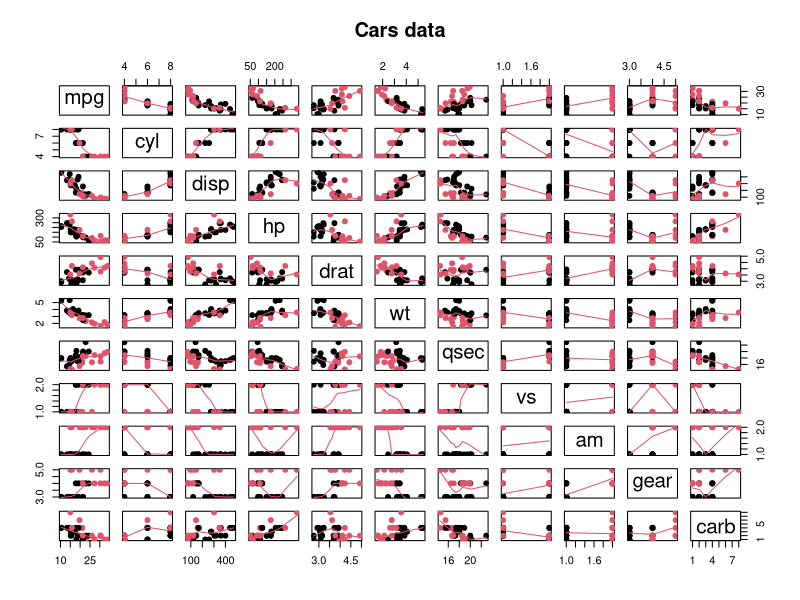
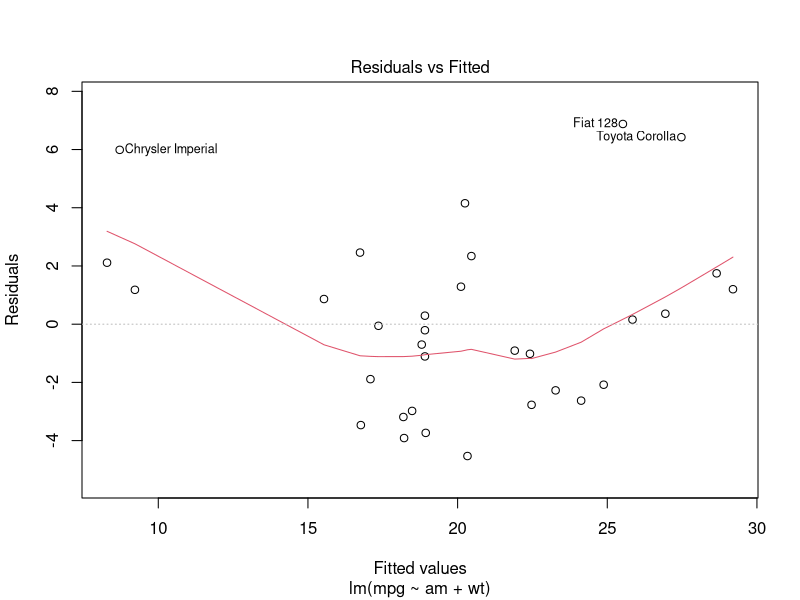
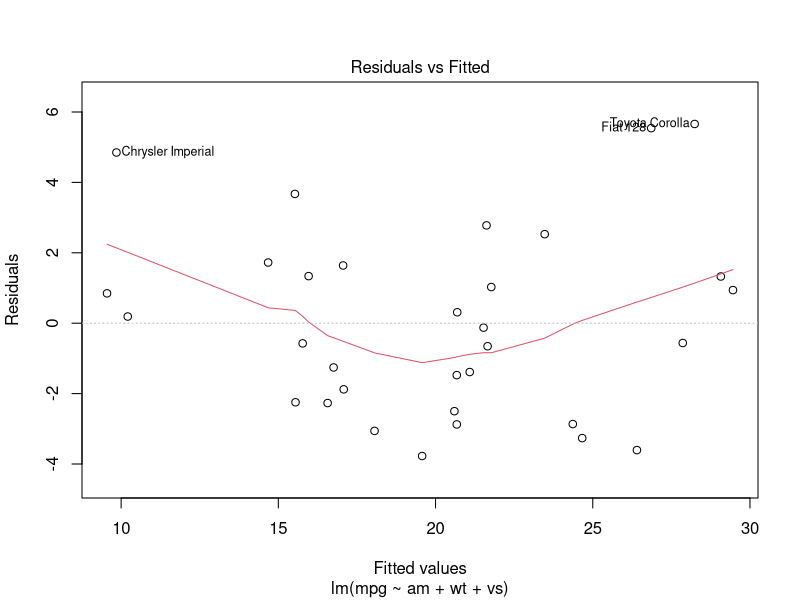
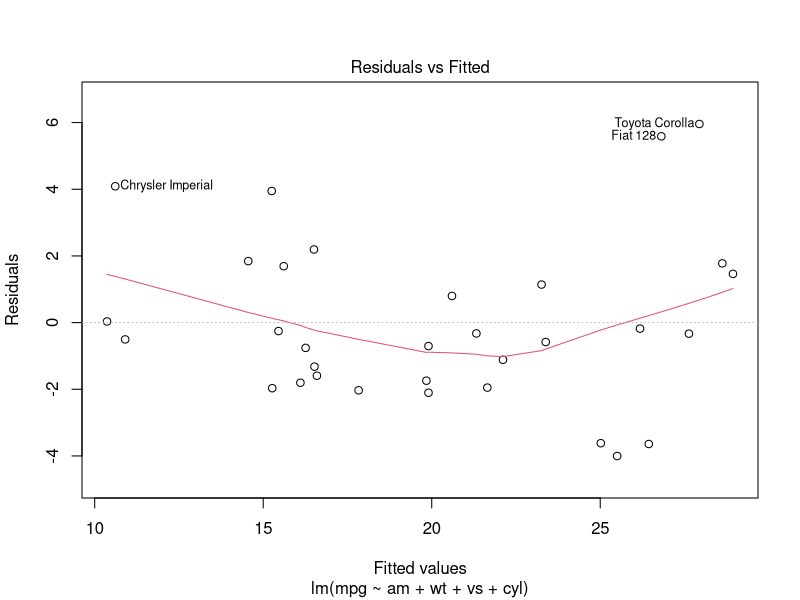

R code for these plots, in order:
## ---- chunk 1

## Load the data, make transmission type a factor
data(mtcars)
mtcars$am <- factor(mtcars$am, levels=c(0, 1), labels=c('Automatic', 'Manual'))
mtcars$vs <- factor(mtcars$vs, levels=c(0, 1), labels=c('V', 'S'))

means <- round(tapply(mtcars$mpg, mtcars$am, mean), 2)
sds <- round(tapply(mtcars$mpg, mtcars$am, sd), 2)

n <- dim(mtcars[1])
n.auto <- sum(mtcars$am == 'Automatic')
n.man <- sum(mtcars$am == 'Manual')
## ---- chunk 2
pairs(mtcars, panel=panel.smooth, main='Cars data', 
      col=mtcars$am, pch=19)
## ---- chunk 3
library(car)
model.1 <- lm(mpg ~ ., mtcars)
summary(model.1)$coef
vif(model.1)
shapiro.test(model.1$residuals)
## ---- chunk 4
model.2 <- lm(mpg ~ am + wt, mtcars)
summary(model.2)
plot(model.2, which=1)
vif(model.2)
shapiro.test(model.2$residuals)
## ---- chunk 5
model.3 <- lm(mpg ~ am + wt + vs, mtcars)
summary(model.3)
plot(model.3, which=1)
vif(model.3)
shapiro.test(model.3$residuals)
## ---- chunk 6
model.4 <- lm(mpg ~ am + wt + vs + cyl, mtcars)
summary(model.4)
plot(model.4, which=1)
vif(model.4)
shapiro.test(model.4$residuals)
